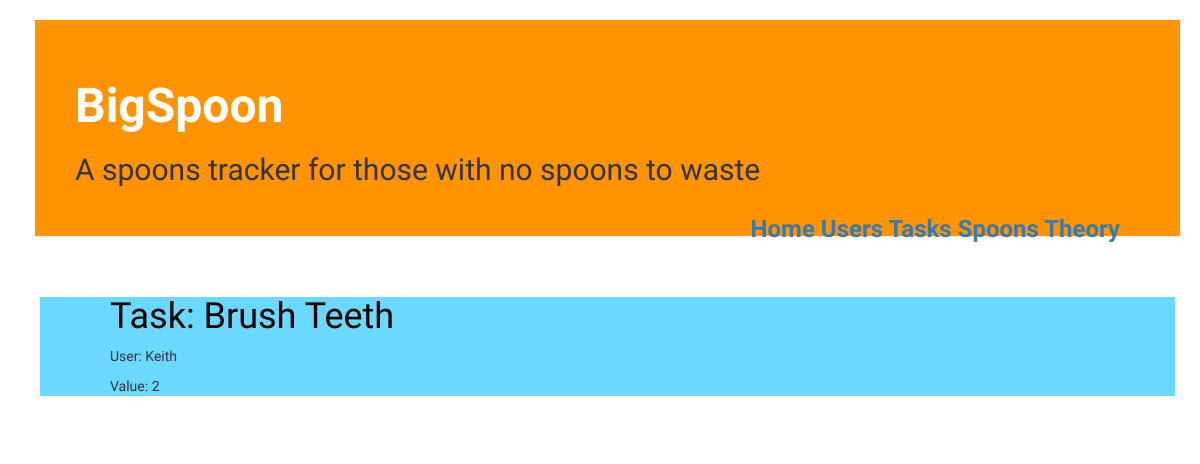
Page /task/1/ on the committed database.
### spoons/models.py (models this page shows, shortened)
class SpoonTask(models.Model):
    task_key = models.AutoField(primary_key=True)
    task_user = models.ForeignKey('auth.User')
    task = models.CharField(max_length=20,
    )
    value = models.PositiveIntegerField()

### spoons/views.py (the view)
# urls.py: url(r'^task/(?P<pk>\d+)/$', views.task_detail, name='task_detail'),
def task_detail(request, pk):
    task = SpoonTask.objects.get(pk=pk)
    return render(request, 'spoons/task_detail.html', {'task': task})

### spoons/templates/spoons/task_detail.html
{% extends 'spoons/base.html' %}
{% block content %}
    <div class="info">
      <div class="task">
        <h1><a href="{% url 'task_detail' pk=task.task_key %}">Task: {{task.task}}</a></h1>
        <p>User: {{task.task_user}}</p>
        <p>Value: {{task.value}}</a></p>
      </div>
    </div>
{% endblock %}

### spoons/static/css/styles.css (style rules this page uses)
h1 a { color: #FCA205; font-family: 'Amatic SC'; font-style: normal; }
body { padding-left: 15px; }
.info { margin-left: 40px; margin-right: 40px; background-color: #69D9FF; font-family: 'Josefin Sans'; }
h1, h2, h3, h4 { font-family: 'Amatic SC', cursive; }
.user, .task { margin: 40px 40px 40px 70px; }
.user h1 a, .user h1 a:visited, .task h1 a, .task h1 a:visited { color: #000000; font-family: 'Josefin Sans'; }

### rows in the picture
SpoonTask: task "Brush Teeth", task_user "Keith", value "2"
